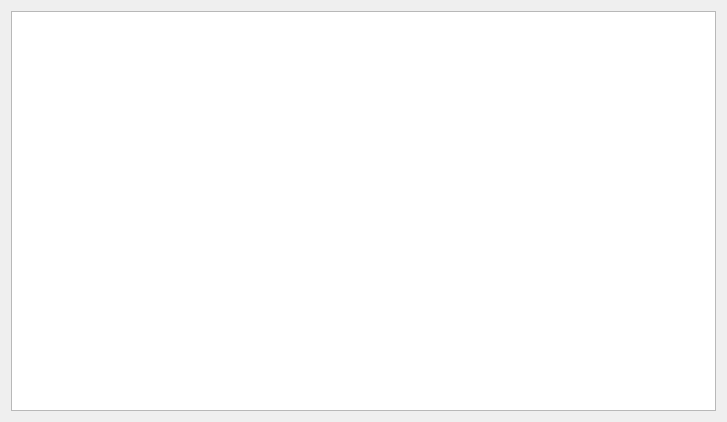
<?xml version="1.0" encoding="UTF-8"?>
<ui version="4.0">
 <class>CVersionSoftware</class>
 <widget class="QWidget" name="CVersionSoftware">
  <property name="windowModality">
   <enum>Qt::WindowModal</enum>
  </property>
  <property name="geometry">
   <rect>
    <x>0</x>
    <y>0</y>
    <width>727</width>
    <height>422</height>
   </rect>
  </property>
  <property name="windowTitle">
   <string>Form</string>
  </property>
  <layout class="QVBoxLayout" name="verticalLayout">
   <item>
    <widget class="QPlainTextEdit" name="plainTextEdit"/>
   </item>
  </layout>
 </widget>
 <resources/>
 <connections/>
</ui>
